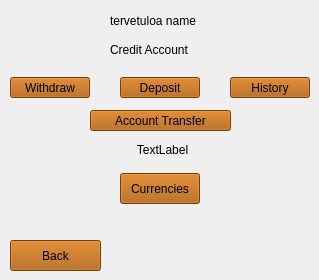
    <widget class="QWidget" name="page_5">
     <widget class="QLabel" name="label_4">
      <property name="geometry">
       <rect>
        <x>110</x>
        <y>40</y>
        <width>111</width>
        <height>20</height>
       </rect>
      </property>
      <property name="styleSheet">
       <string notr="true">color: rgb(0, 0, 0);

font: 700 9pt &quot;Segoe UI&quot;;</string>
      </property>
      <property name="text">
       <string>Credit Account</string>
      </property>
     </widget>
     <widget class="QPushButton" name="with_c">
      <property name="geometry">
       <rect>
        <x>10</x>
        <y>77</y>
        <width>80</width>
        <height>21</height>
       </rect>
      </property>
      <property name="styleSheet">
       <string notr="true">color: rgb(0, 0, 0);
background-color: rgb(170, 85, 0);
font: 700 9pt &quot;Segoe UI&quot;;</string>
      </property>
      <property name="text">
       <string>Withdraw</string>
      </property>
     </widget>
     <widget class="QPushButton" name="dep_c">
      <property name="geometry">
       <rect>
        <x>120</x>
        <y>77</y>
        <width>80</width>
        <height>21</height>
       </rect>
      </property>
      <property name="styleSheet">
       <string notr="true">color: rgb(0, 0, 0);
background-color: rgb(170, 85, 0);
font: 700 9pt &quot;Segoe UI&quot;;</string>
      </property>
      <property name="text">
       <string>Deposit</string>
      </property>
     </widget>
     <widget class="QPushButton" name="events_c">
      <property name="geometry">
       <rect>
        <x>230</x>
        <y>77</y>
        <width>80</width>
        <height>21</height>
       </rect>
      </property>
      <property name="styleSheet">
       <string notr="true">color: rgb(0, 0, 0);
background-color: rgb(170, 85, 0);
font: 700 9pt &quot;Segoe UI&quot;;</string>
      </property>
      <property name="text">
       <string>History</string>
      </property>
     </widget>
     <widget class="QPushButton" name="prev_2">
      <property name="geometry">
       <rect>
        <x>10</x>
        <y>240</y>
        <width>91</width>
        <height>31</height>
       </rect>
      </property>
      <property name="styleSheet">
       <string notr="true">color: rgb(0, 0, 0);
background-color: rgb(170, 85, 0);
font: 700 9pt &quot;Segoe UI&quot;;</string>
      </property>
      <property name="text">
       <string>Back</string>
      </property>
     </widget>
     <widget class="QLabel" name="credit_welcome">
      <property name="geometry">
       <rect>
        <x>110</x>
        <y>0</y>
        <width>151</width>
        <height>41</height>
       </rect>
      </property>
      <property name="styleSheet">
       <string notr="true">color: rgb(0, 0, 0);

font: 700 9pt &quot;Segoe UI&quot;;</string>
      </property>
      <property name="text">
       <string>tervetuloa name</string>
      </property>
     </widget>
     <widget class="QLabel" name="credit_balance">
      <property name="geometry">
       <rect>
        <x>92</x>
        <y>140</y>
        <width>141</width>
        <height>20</height>
       </rect>
      </property>
      <property name="styleSheet">
       <string notr="true">color: rgb(0, 0, 0);
font: 700 9pt &quot;Segoe UI&quot;;</string>
      </property>
      <property name="text">
       <string>TextLabel</string>
      </property>
      <property name="alignment">
       <set>Qt::AlignmentFlag::AlignCenter</set>
      </property>
     </widget>
     <widget class="QPushButton" name="currency_c">
      <property name="geometry">
       <rect>
        <x>120</x>
        <y>173</y>
        <width>80</width>
        <height>31</height>
       </rect>
      </property>
      <property name="styleSheet">
       <string notr="true">color: rgb(0, 0, 0);
background-color: rgb(170, 85, 0);
font: 700 9pt &quot;Segoe UI&quot;;</string>
      </property>
      <property name="text">
       <string>Currencies</string>
      </property>
     </widget>
     <widget class="QPushButton" name="siirto_c">
      <property name="geometry">
       <rect>
        <x>90</x>
        <y>110</y>
        <width>141</width>
        <height>21</height>
       </rect>
      </property>
      <property name="styleSheet">
       <string notr="true">color: rgb(0, 0, 0);
background-color: rgb(170, 85, 0);
font: 700 9pt &quot;Segoe UI&quot;;</string>
      </property>
      <property name="text">
       <string>Account Transfer</string>
      </property>
     </widget>
    </widget>
